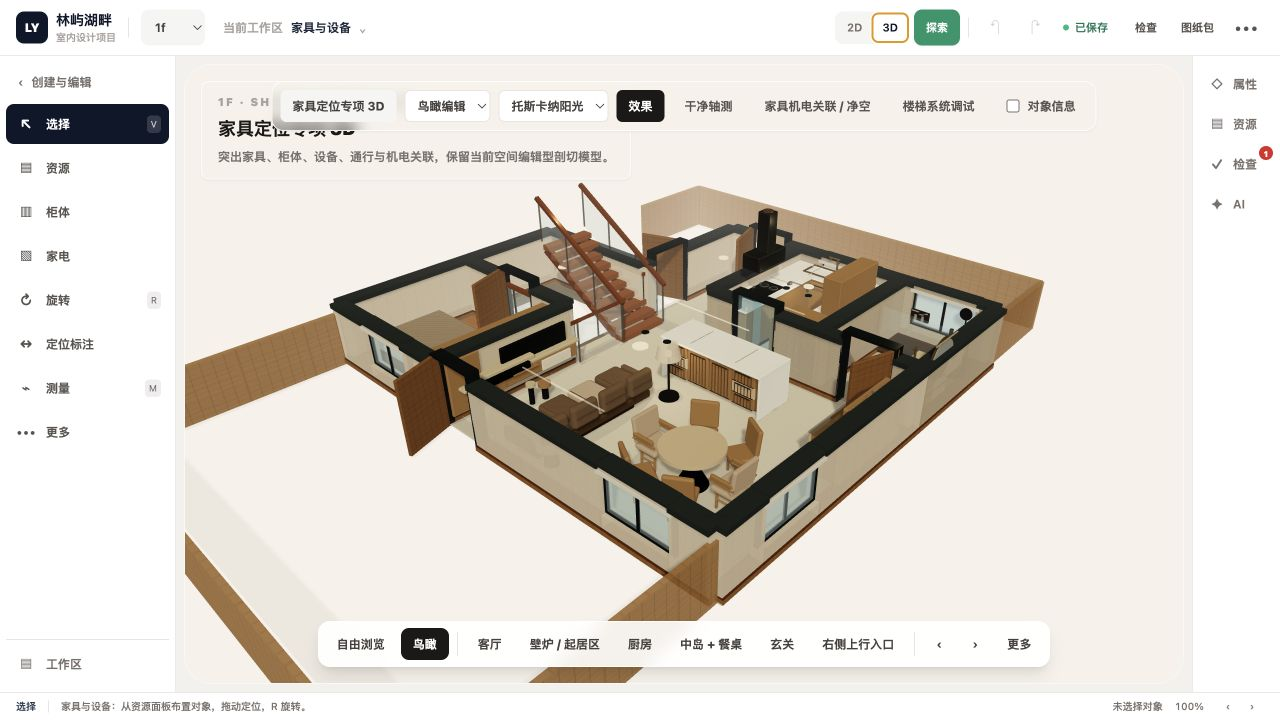
#> input picture artifacts/3d-consistency-normal.png, 1280 x 720 px, given as the content of the folder ../artifacts/3d-consistency-normal.png, which was not available
$ python make-image-contact-sheet.py ../artifacts/3d-consistency-normal.png out.png 5
#> lines starting #> are read from the running program, lines starting #| are printed output that depends on the picture; pictures that were not available may be replaced by others from this repository, and a replacement may not be noted
from pathlib import Path
import sys

from PIL import Image, ImageDraw, ImageFont


source = Path(sys.argv[1])
output = Path(sys.argv[2])
columns = int(sys.argv[3]) if len(sys.argv) > 3 else 4
files = sorted(source.glob("*.png"))
if not files:
    raise SystemExit(f"no PNG files in {source}")

thumb_width = 420
thumb_height = 560
caption_height = 42
rows = (len(files) + columns - 1) // columns
sheet = Image.new("RGB", (columns * thumb_width, rows * (thumb_height + caption_height)), "#eee9e1")
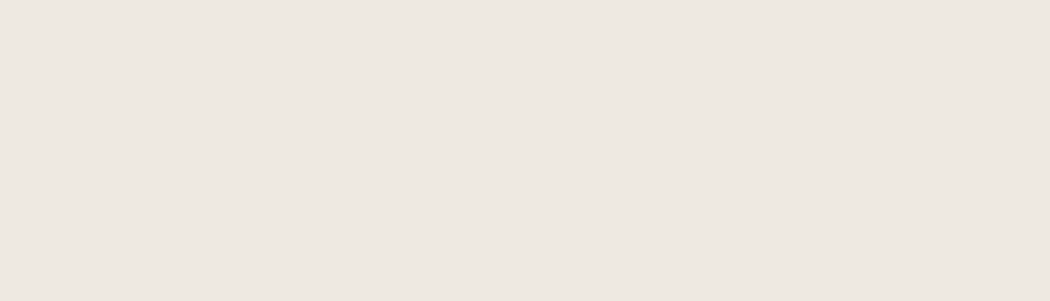
#> sheet: PIL image 2100x602 RGB (shown at 1/2 size); mean R, G, B 238, 233, 225
draw = ImageDraw.Draw(sheet)
font = ImageFont.load_default(size=18)

for index, file in enumerate(files):
    image = Image.open(file).convert("RGB")
#> image is the input picture: PIL image 1280x720 RGB; mean R, G, B 220.7, 215.2, 207.7
    image.thumbnail((thumb_width, thumb_height), Image.Resampling.LANCZOS)
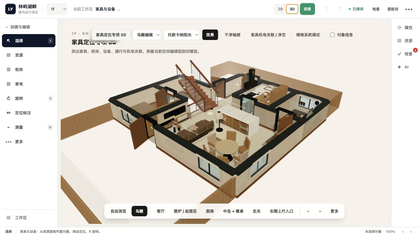
#> image: PIL image 420x236 RGB; mean R, G, B 220.7, 215.2, 207.6
    x = (index % columns) * thumb_width + (thumb_width - image.width) // 2
#> x = 0
    y = (index // columns) * (thumb_height + caption_height) + (thumb_height - image.height) // 2
#> y = 162
    sheet.paste(image, (x, y))
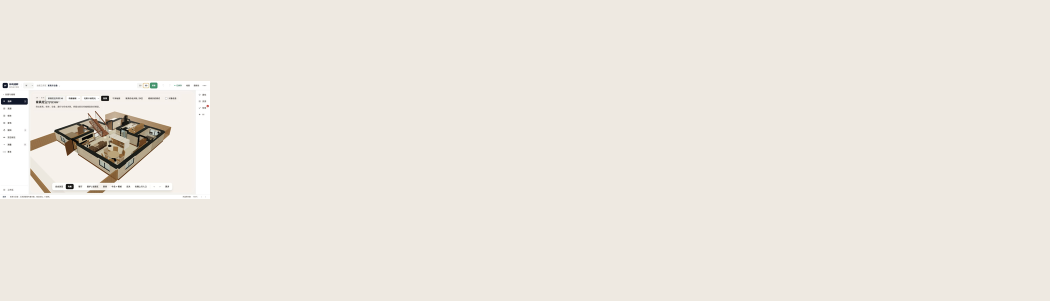
#> sheet: PIL image 2100x602 RGB (shown at 1/2 size); mean R, G, B 236.6, 231.6, 223.6
    draw.text((index % columns * thumb_width + 12, y + image.height + 8), file.stem, fill="#302923", font=font)

output.parent.mkdir(parents=True, exist_ok=True)
sheet.save(output, quality=92)
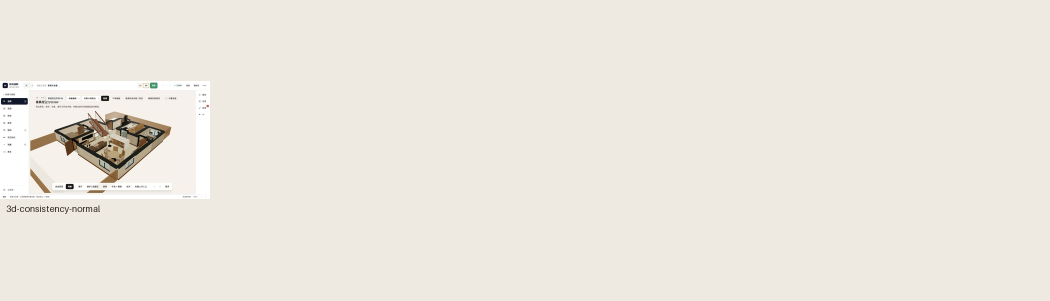
#> saved as out.png: PIL image 2100x602 RGB (shown at 1/2 size); mean R, G, B 236.5, 231.5, 223.5
print(output)

$ run again, on artifacts/phase1-full-baseline-before.png
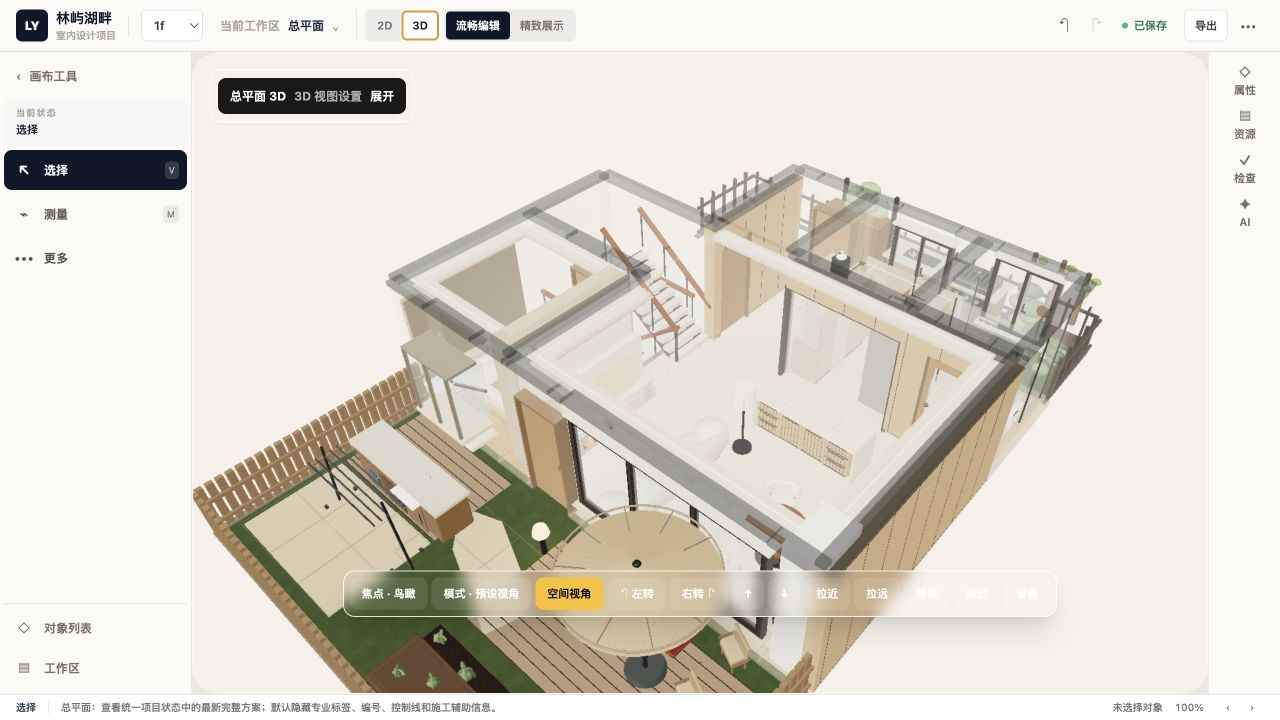
#> input picture artifacts/phase1-full-baseline-before.png, 1280 x 720 px, given as the content of the folder ../artifacts/phase1-full-baseline-before.png, which was not available
#> image is the input picture: PIL image 1280x720 RGB; mean R, G, B 221.4, 216.4, 206.9
#> `image.thumbnail((thumb_width, thumb_height), Image.Resampling.LANCZOS)`:
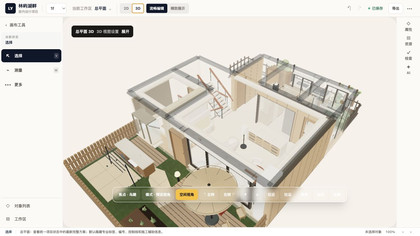
#> image: PIL image 420x236 RGB; mean R, G, B 221.3, 216.4, 206.9
#> `sheet.save(output, quality=92)`:
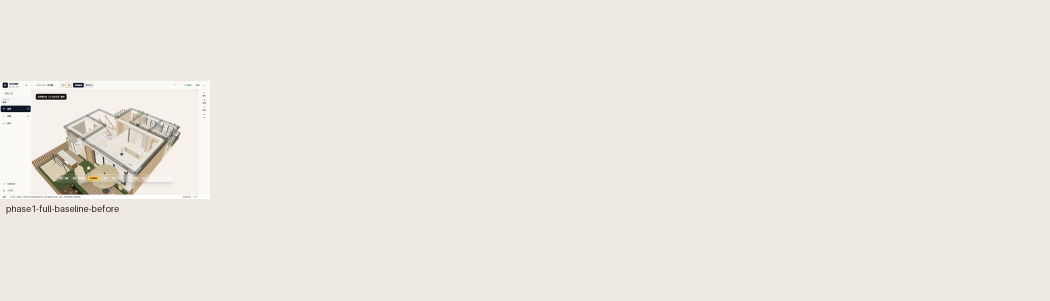
#> saved as out.png: PIL image 2100x602 RGB (shown at 1/2 size); mean R, G, B 236.6, 231.6, 223.4
